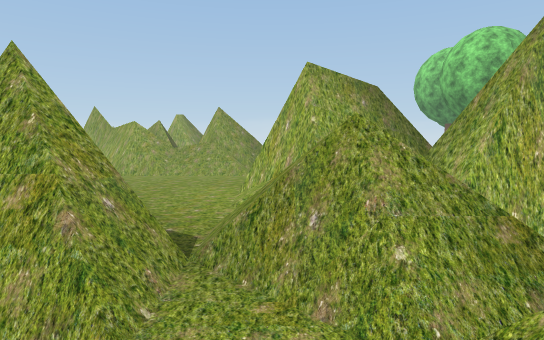
view 1 (above)

12 first-person views from a walk through a 3-D level made in the Unity game engine. The camera is 1.2 m above the floor, tilts 4° down and sees 75° across. The floor is counted in squares, 1 m on a side. Each view is taken from the middle of a square. On the plan, view 1 faces up. The plan holds only what a view shows up to about 14 squares ahead; the rest is blank. The place goes on beyond the plan. Some trees and plants on the terrain are drawn as simple stand-ins. The player is left out.

view 2
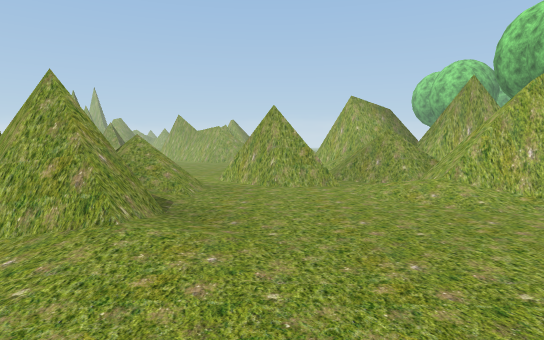

view 3
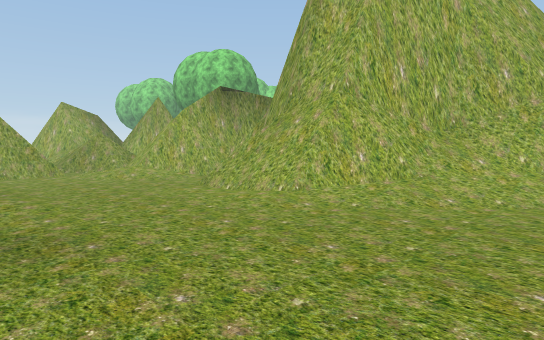

view 4
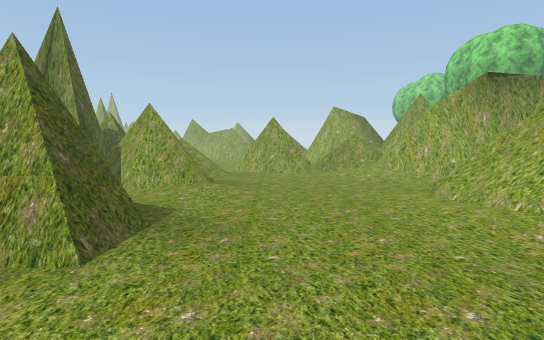

view 5
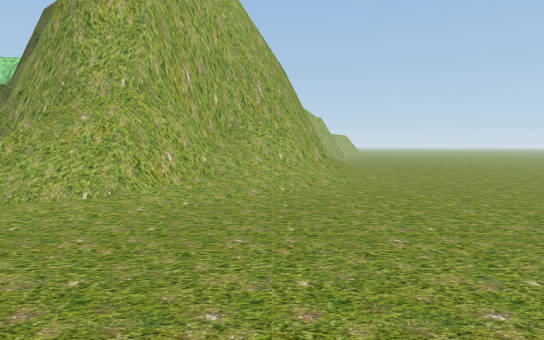

view 6
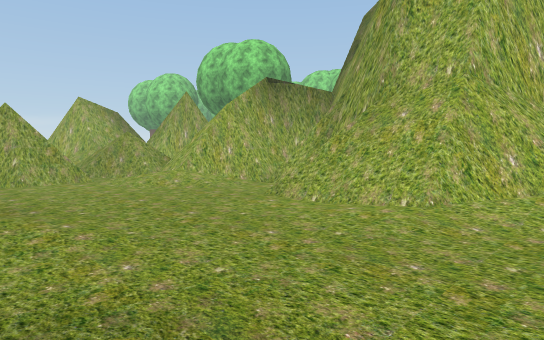

view 7
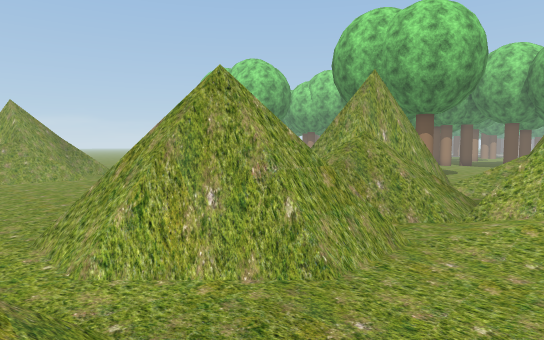

view 8
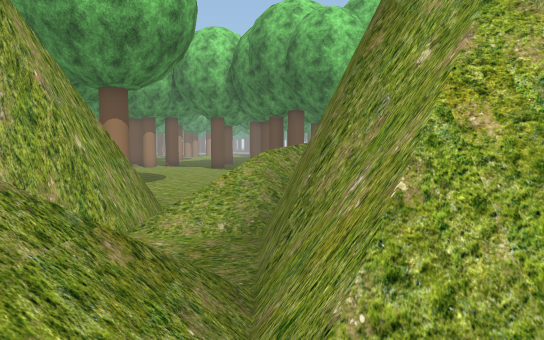

view 9
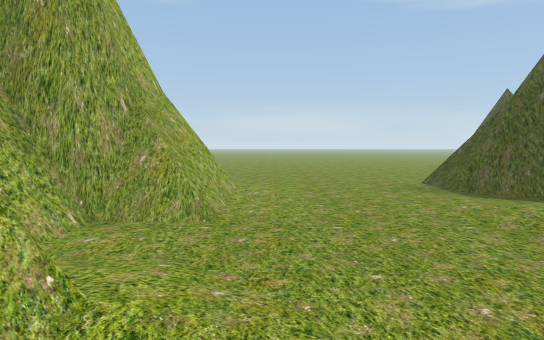

view 10
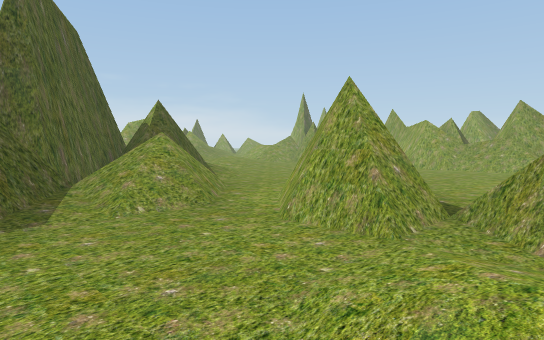

view 11
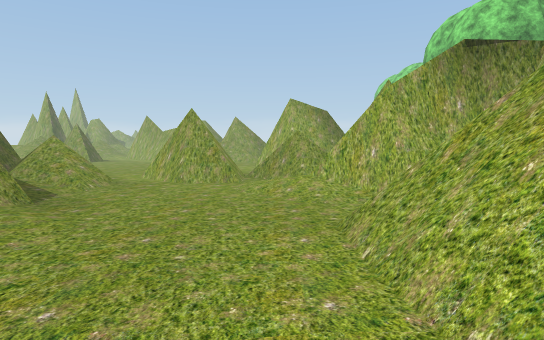

view 12
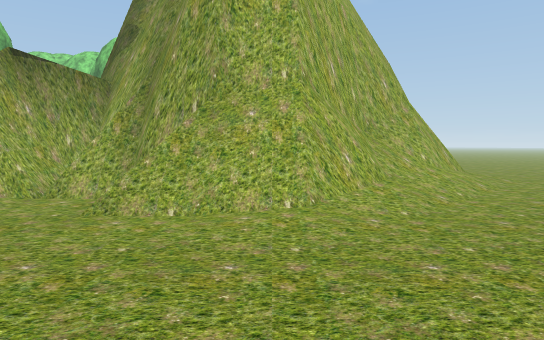

### Floor plan
Key: @ floor where view 1 was taken; # wall or solid block; . main floor; : floor 0.25 m higher than the main floor; / step, stairs or slope; = window, fence, low wall or low ledge; T tree; O other object.
Columns run from 6 left of view 1 to 15 right of it. Each row starts with its distance up from view 1.
 17   //
 16   ///
 15   ...
 14  .....
 13  .....
 12  .....
 11  ....=#
 10  ....=#
  9  .....#####     T TT
  8  .....O= =      T
  7  .: ..   ##     T  ..
  6 .#= :/   ##     T....
  5 .##  /O   ###=.......
  4 .####==#  .==/......
  3 =.=##==#O..//
  2  /.###.===##/
  1 //....:=####
  0 :.....@=####         T
 -1 #....../=##          T
 -2 #=.......=#          T
 -3 #=.......=#          T
 -4 :::....==##
 -5 .::....=##
 -6 .......=##
 -7 #.....:=##
 -8 #=...../###
 -9 #=.....:/####
-10 ........///##
-11 .........//=##
-12  .........//##
-13  ..........//#

Positions as (right, up) in squares from view 1, and headings:
1: (0, 0), facing up
2: (-3, -8), facing up
3: (-5, -13), facing up-right
4: (-3, -13), facing up
5: (-6, -11), facing right
6: (-5, -10), facing up-right
7: (-6, 0), facing up-right
8: (0, 2), facing right
9: (0, 2), facing down
10: (1, -2), facing up-left
11: (0, -9), facing up
12: (-5, -7), facing right
